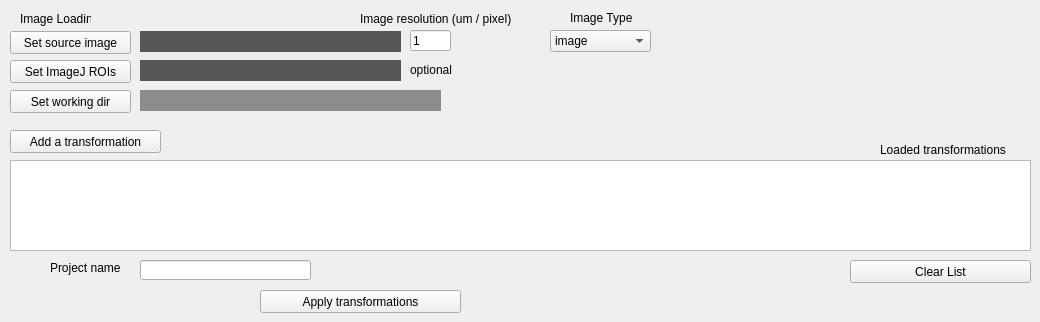
    <widget class="QWidget" name="TformImg">
     <attribute name="title">
      <string>Transform Images</string>
     </attribute>
     <widget class="QPushButton" name="TFM_button_source">
      <property name="geometry">
       <rect>
        <x>10</x>
        <y>31</y>
        <width>121</width>
        <height>23</height>
       </rect>
      </property>
      <property name="styleSheet">
       <string notr="true">gridline-color: rgb(0, 0, 0);</string>
      </property>
      <property name="text">
       <string>Set source image</string>
      </property>
     </widget>
     <widget class="QLabel" name="TFM_type_img_res_label_2">
      <property name="geometry">
       <rect>
        <x>360</x>
        <y>11</y>
        <width>181</width>
        <height>16</height>
       </rect>
      </property>
      <property name="text">
       <string>Image resolution (um / pixel)</string>
      </property>
     </widget>
     <widget class="QLabel" name="TFM_Imageloading_overhead_2">
      <property name="geometry">
       <rect>
        <x>20</x>
        <y>11</y>
        <width>71</width>
        <height>16</height>
       </rect>
      </property>
      <property name="text">
       <string>Image Loading</string>
      </property>
      <property name="textFormat">
       <enum>Qt::AutoText</enum>
      </property>
     </widget>
     <widget class="QLabel" name="TFM_textbox_source">
      <property name="geometry">
       <rect>
        <x>140</x>
        <y>31</y>
        <width>261</width>
        <height>21</height>
       </rect>
      </property>
      <property name="styleSheet">
       <string notr="true">background-color: rgb(86, 86, 86);
font: italic 8pt &quot;Arial&quot;;
color: rgb(255, 255, 255);</string>
      </property>
      <property name="text">
       <string/>
      </property>
     </widget>
     <widget class="QLineEdit" name="TFM_src_reso">
      <property name="geometry">
       <rect>
        <x>410</x>
        <y>30</y>
        <width>41</width>
        <height>21</height>
       </rect>
      </property>
      <property name="text">
       <string>1</string>
      </property>
     </widget>
     <widget class="QPushButton" name="TFM_button_transform">
      <property name="geometry">
       <rect>
        <x>10</x>
        <y>130</y>
        <width>151</width>
        <height>23</height>
       </rect>
      </property>
      <property name="styleSheet">
       <string notr="true">gridline-color: rgb(0, 0, 0);</string>
      </property>
      <property name="text">
       <string>Add a transformation</string>
      </property>
     </widget>
     <widget class="QPushButton" name="TFM_button_apply_transform">
      <property name="geometry">
       <rect>
        <x>260</x>
        <y>290</y>
        <width>201</width>
        <height>23</height>
       </rect>
      </property>
      <property name="text">
       <string>Apply transformations</string>
      </property>
     </widget>
     <widget class="QListWidget" name="TFM_tform_list">
      <property name="geometry">
       <rect>
        <x>10</x>
        <y>160</y>
        <width>1021</width>
        <height>91</height>
       </rect>
      </property>
     </widget>
     <widget class="QLabel" name="TFM_Imageloading_overhead_3">
      <property name="geometry">
       <rect>
        <x>880</x>
        <y>140</y>
        <width>151</width>
        <height>20</height>
       </rect>
      </property>
      <property name="text">
       <string>Loaded transformations</string>
      </property>
      <property name="textFormat">
       <enum>Qt::AutoText</enum>
      </property>
     </widget>
     <widget class="QLabel" name="TFM_projectname_overhead_2">
      <property name="geometry">
       <rect>
        <x>50</x>
        <y>260</y>
        <width>81</width>
        <height>16</height>
       </rect>
      </property>
      <property name="text">
       <string>Project name</string>
      </property>
     </widget>
     <widget class="QLineEdit" name="TFM_textbox_fn">
      <property name="geometry">
       <rect>
        <x>140</x>
        <y>260</y>
        <width>171</width>
        <height>20</height>
       </rect>
      </property>
     </widget>
     <widget class="QLabel" name="TFM_textbox_wd">
      <property name="geometry">
       <rect>
        <x>140</x>
        <y>90</y>
        <width>301</width>
        <height>21</height>
       </rect>
      </property>
      <property name="styleSheet">
       <string notr="true">background-color: rgb(140, 140, 140);
color: rgb(255, 255, 255);
font: 75 8pt &quot;Arial&quot;;</string>
      </property>
      <property name="text">
       <string/>
      </property>
     </widget>
     <widget class="QPushButton" name="TFM_button_wd">
      <property name="geometry">
       <rect>
        <x>10</x>
        <y>90</y>
        <width>121</width>
        <height>23</height>
       </rect>
      </property>
      <property name="text">
       <string>Set working dir</string>
      </property>
     </widget>
     <widget class="QPushButton" name="TFM_button_ijrois">
      <property name="geometry">
       <rect>
        <x>10</x>
        <y>60</y>
        <width>121</width>
        <height>23</height>
       </rect>
      </property>
      <property name="styleSheet">
       <string notr="true">gridline-color: rgb(0, 0, 0);</string>
      </property>
      <property name="text">
       <string>Set ImageJ ROIs</string>
      </property>
     </widget>
     <widget class="QLabel" name="TFM_textbox_ijrois">
      <property name="geometry">
       <rect>
        <x>140</x>
        <y>60</y>
        <width>261</width>
        <height>21</height>
       </rect>
      </property>
      <property name="styleSheet">
       <string notr="true">background-color: rgb(86, 86, 86);
font: italic 8pt &quot;Arial&quot;;
color: rgb(255, 255, 255);</string>
      </property>
      <property name="text">
       <string/>
      </property>
     </widget>
     <widget class="QComboBox" name="TFM_roi_type">
      <property name="geometry">
       <rect>
        <x>550</x>
        <y>30</y>
        <width>101</width>
        <height>22</height>
       </rect>
      </property>
      <item>
       <property name="text">
        <string>image</string>
       </property>
      </item>
      <item>
       <property name="text">
        <string>ijroi</string>
       </property>
      </item>
     </widget>
     <widget class="QLabel" name="TFM_type_img_res_label_3">
      <property name="geometry">
       <rect>
        <x>570</x>
        <y>10</y>
        <width>81</width>
        <height>16</height>
       </rect>
      </property>
      <property name="text">
       <string>Image Type </string>
      </property>
     </widget>
     <widget class="QLabel" name="HDR_roi_names_label_4">
      <property name="geometry">
       <rect>
        <x>410</x>
        <y>60</y>
        <width>161</width>
        <height>20</height>
       </rect>
      </property>
      <property name="styleSheet">
       <string notr="true">font: 75 italic 8pt &quot;MS Shell Dlg 2&quot;;</string>
      </property>
      <property name="text">
       <string>optional</string>
      </property>
     </widget>
     <widget class="QPushButton" name="TFM_button_clear_list">
      <property name="geometry">
       <rect>
        <x>850</x>
        <y>260</y>
        <width>181</width>
        <height>23</height>
       </rect>
      </property>
      <property name="text">
       <string>Clear List</string>
      </property>
     </widget>
    </widget>
